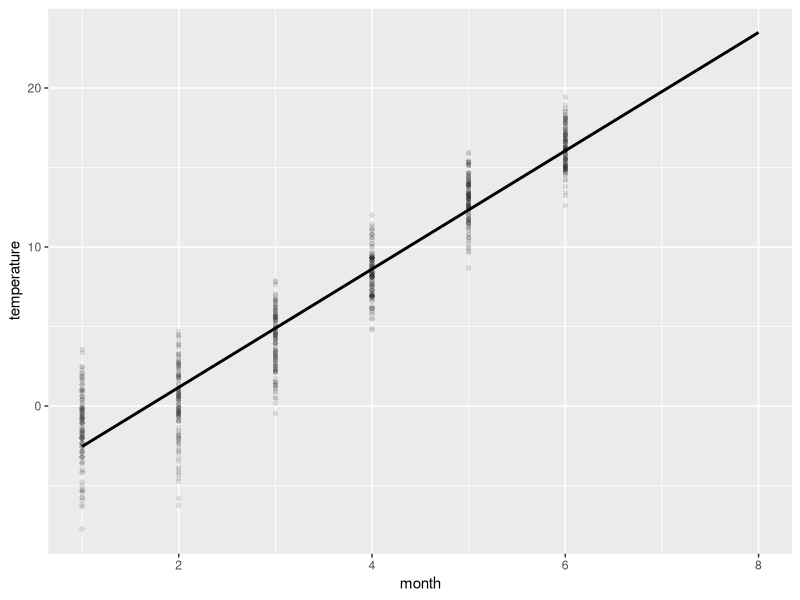

R code for this plot:
## ---- chunk 1
# load data
data <- read.csv("./data/temperature.csv", sep=";")

# mean temperature
mean(data$temperature)
## ---- chunk 2
# 5% trimmed mean
mean(data$temperature, trim=0.05)
## ---- chunk 3
# some data
some_data <- c(1, 2, 2, 4, 5, 7, 7, 9, 10)
median(some_data)
## ---- chunk 4
# standard deviation
sd(data$temperature)
## ---- chunk 5
# lower bound - discard bottom 2.5% of the data
lower <- quantile(data$temperature, 0.025)

# upper bound - discard top 2.5% od the data
upper <- quantile(data$temperature, 1 - 0.025)

# merge
paste0("[", lower, ", ", upper, "]")
## ---- chunk 6
# load the library
library(dplyr)

# calculate
countries_t <- data %>%
  group_by(country) %>%
  summarize(mean_t = mean(temperature))

countries_t
## ---- chunk 7
# filter the data
t_6 <- data %>%
  filter (country == "Slovenia" & month <= 6)

# set January as month 0
t_6$month_minusone <- t_6$month - 1

result <- lm(formula = temperature ~ month_minusone, data = t_6)
result
## ---- chunk 8
# load ggplot library
library(ggplot2)

# intercept is stored in
intercept <- result$coefficients[1]

# slope is stored in 
slope <- result$coefficients[2]

# x - months
x <- 1:8

# y - temperature
y <- slope * (x - 1) + intercept

# create data frame
reg_line <- data.frame(x=x, y=y)

# plot
ggplot() +
  geom_point(data=t_6, aes(x=month, y=temperature), alpha=0.1, shape=16) +
  geom_line(data=reg_line, aes(x=x, y=y), size=1)
